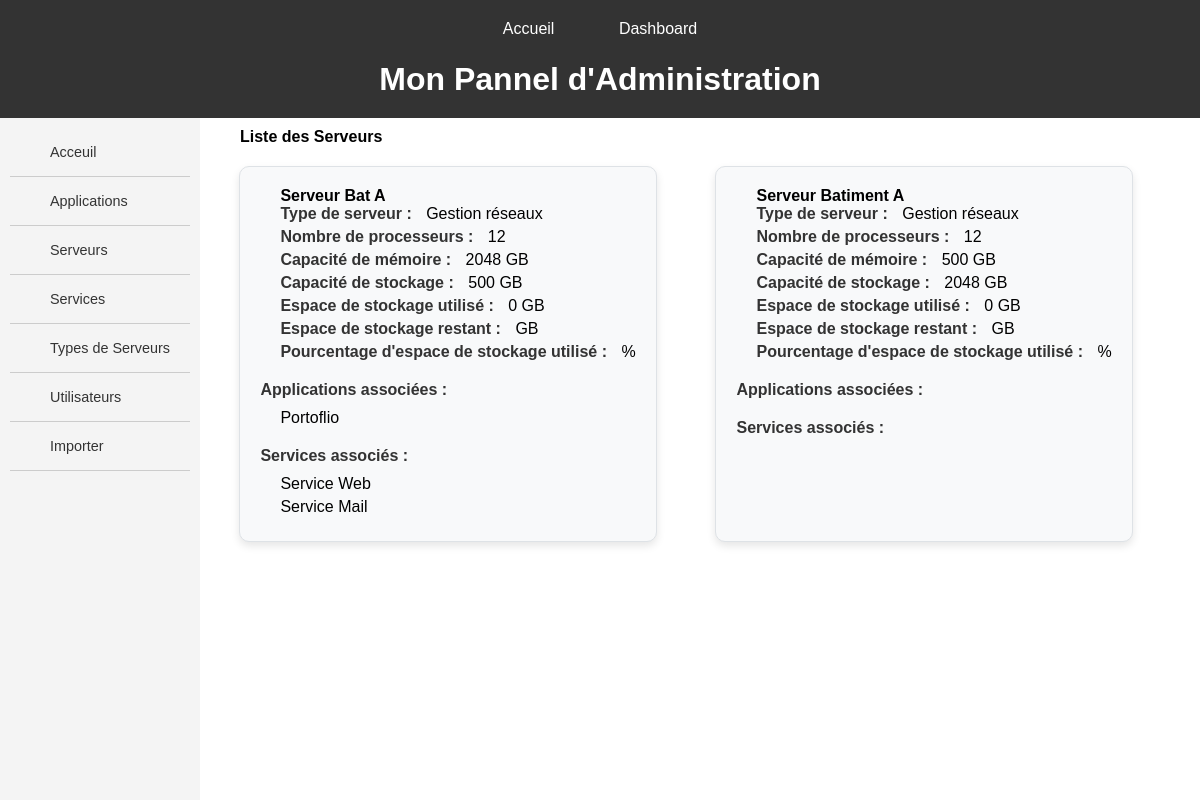
Page /dashboard/ on the earlier database version.
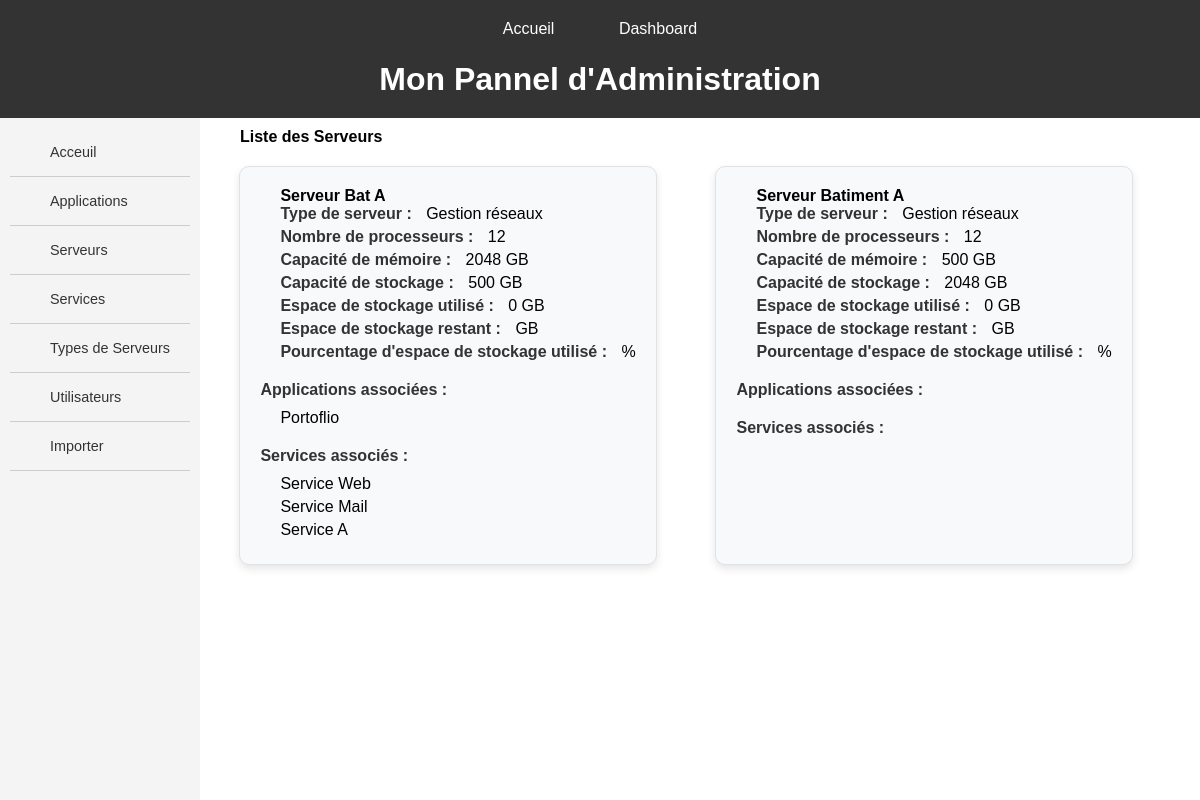
Same page on the later database version.
### servops/models.py (models this page shows, shortened)
class Server(models.Model):
    name = models.CharField(max_length=200)
    server_type = models.ForeignKey(ServerType, on_delete=models.CASCADE)
    num_processors = models.IntegerField()
    memory_capacity = models.IntegerField()
    storage_capacity = models.IntegerField()
    used_storage = models.IntegerField(default=0)  # Espace utilisé en Go
    total_storage = models.IntegerField(default=0)  # Capacité totale de stockage en Go

class ServerType(models.Model):
    type = models.CharField(max_length=200)
    description = models.TextField()
    def __str__(self):
        return self.type

class Application(models.Model):
    name = models.CharField(max_length=200)
    logo = models.ImageField(upload_to='logos/')
    user = models.ForeignKey(ServUser, on_delete=models.CASCADE, related_name='applications')
    services = models.ManyToManyField(Service, related_name='applications')
    launch_server = models.ForeignKey(Server, on_delete=models.CASCADE, related_name='applications')

class Service(models.Model):
    name = models.CharField(max_length=200)
    launch_date = models.DateField()
    memory_used = models.IntegerField()
    required_memory = models.IntegerField()
    launch_server = models.ForeignKey(Server, on_delete=models.CASCADE, related_name='services')

### servops/views.py (the view)
# urls.py: path('dashboard/', views.dashboard, name='dashboard'),
def dashboard(request):
    servers = Server.objects.all()
    return render(request, 'servops/dashboard.html', {'servers': servers})

### servops/templates/servops/dashboard.html (shortened to what this page needs)
{% extends 'servops/MAIN/main_dashboard.html' %}
{% block header %}Mon Pannel d'Administration{% endblock %}
{% block content %}
<h2>Liste des Serveurs</h2>
<div class="container">
    {% for server in servers %}
    <div class="service-box">
        <h3>{{ server.name }}</h3>
        <ul>
            <li><strong>Type de serveur :</strong> {{ server.server_type }}</li>
            <li><strong>Nombre de processeurs :</strong> {{ server.num_processors }}</li>
            <li><strong>Capacité de mémoire :</strong> {{ server.memory_capacity }} GB</li>
            <li><strong>Capacité de stockage :</strong> {{ server.storage_capacity }} GB</li>
            <li><strong>Espace de stockage utilisé :</strong> {{ server.used_storage }} GB</li>
            <li><strong>Espace de stockage restant :</strong> {{ server.remaining_storage }} GB</li>
            <li><strong>Pourcentage d'espace de stockage utilisé :</strong> {{ server.storage_percentage }}%</li>
        </ul>
        <h4>Applications associées :</h4>
        <ul>
            {% for application in server.applications.all %}
            <li>{{ application.name }}</li>
            {% endfor %}
        </ul>
        <h4>Services associés :</h4>
        <ul>
            {% for service in server.services.all %}
            <li>{{ service.name }}</li>
            {% endfor %}
        </ul>
    </div>
    {% endfor %}
</div>
{% endblock %}
{% block sidebar %}
    <li><a href="{% url 'index'%}">Acceuil</a></li>
    <li><a href="{% url 'applications_home'%}">Applications</a></li>
    <li><a href="{% url 'servers_crud'%}">Serveurs</a></li>
    <li><a href="{% url 'services_crud' %}">Services</a></li>
    <li><a href="{% url 'server_types_crud' %}">Types de Serveurs</a></li>
    <li><a href="{% url 'users_crud'%}">Utilisateurs</a></li>
    <li><a href="{% url 'import_csv' %}">Importer</a></li>
{% endblock %}

Differences in the rows shown:
added Service: name "Service A", shown under Server "Serveur Bat A"
